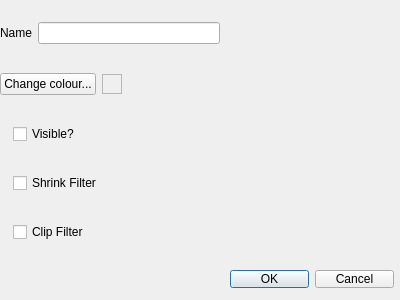
<?xml version="1.0" encoding="UTF-8"?>
<ui version="4.0">
 <class>OptionDialog</class>
 <widget class="QDialog" name="OptionDialog">
  <property name="geometry">
   <rect>
    <x>0</x>
    <y>0</y>
    <width>400</width>
    <height>300</height>
   </rect>
  </property>
  <property name="windowTitle">
   <string>Dialog</string>
  </property>
  <widget class="QWidget" name="widget" native="true">
   <property name="geometry">
    <rect>
     <x>0</x>
     <y>-1</y>
     <width>401</width>
     <height>271</height>
    </rect>
   </property>
   <layout class="QVBoxLayout" name="verticalLayout">
    <item>
     <layout class="QHBoxLayout" name="horizontalLayout_3">
      <item>
       <widget class="QLabel" name="label">
        <property name="text">
         <string>Name</string>
        </property>
       </widget>
      </item>
      <item>
       <widget class="QLineEdit" name="nameEdit">
        <property name="text">
         <string/>
        </property>
       </widget>
      </item>
      <item>
       <spacer name="horizontalSpacer_7">
        <property name="orientation">
         <enum>Qt::Orientation::Horizontal</enum>
        </property>
        <property name="sizeHint" stdset="0">
         <size>
          <width>40</width>
          <height>20</height>
         </size>
        </property>
       </spacer>
      </item>
     </layout>
    </item>
    <item>
     <layout class="QHBoxLayout" name="horizontalLayout_4">
      <item>
       <widget class="QPushButton" name="colourButton">
        <property name="text">
         <string>Change colour...</string>
        </property>
       </widget>
      </item>
      <item>
       <widget class="QFrame" name="colourSwatch">
        <property name="minimumSize">
         <size>
          <width>20</width>
          <height>20</height>
         </size>
        </property>
        <property name="maximumSize">
         <size>
          <width>20</width>
          <height>20</height>
         </size>
        </property>
        <property name="frameShape">
         <enum>QFrame::Shape::StyledPanel</enum>
        </property>
        <property name="frameShadow">
         <enum>QFrame::Shadow::Raised</enum>
        </property>
       </widget>
      </item>
      <item>
       <spacer name="horizontalSpacer_8">
        <property name="orientation">
         <enum>Qt::Orientation::Horizontal</enum>
        </property>
        <property name="sizeHint" stdset="0">
         <size>
          <width>40</width>
          <height>20</height>
         </size>
        </property>
       </spacer>
      </item>
     </layout>
    </item>
    <item>
     <layout class="QHBoxLayout" name="horizontalLayout_5">
      <item>
       <widget class="QLabel" name="label_2">
        <property name="text">
         <string/>
        </property>
       </widget>
      </item>
      <item>
       <widget class="QCheckBox" name="visibleCheck">
        <property name="text">
         <string>Visible?</string>
        </property>
       </widget>
      </item>
      <item>
       <spacer name="horizontalSpacer">
        <property name="orientation">
         <enum>Qt::Orientation::Horizontal</enum>
        </property>
        <property name="sizeHint" stdset="0">
         <size>
          <width>40</width>
          <height>20</height>
         </size>
        </property>
       </spacer>
      </item>
     </layout>
    </item>
    <item>
     <layout class="QHBoxLayout" name="horizontalLayout_6">
      <item>
       <widget class="QLabel" name="label_3">
        <property name="text">
         <string/>
        </property>
       </widget>
      </item>
      <item>
       <widget class="QCheckBox" name="shrinkCheck">
        <property name="text">
         <string>Shrink Filter</string>
        </property>
       </widget>
      </item>
      <item>
       <spacer name="horizontalSpacer_2">
        <property name="orientation">
         <enum>Qt::Orientation::Horizontal</enum>
        </property>
        <property name="sizeHint" stdset="0">
         <size>
          <width>40</width>
          <height>20</height>
         </size>
        </property>
       </spacer>
      </item>
     </layout>
    </item>
    <item>
     <layout class="QHBoxLayout" name="horizontalLayout_7">
      <item>
       <widget class="QLabel" name="label_4">
        <property name="text">
         <string/>
        </property>
       </widget>
      </item>
      <item>
       <widget class="QCheckBox" name="clipCheck">
        <property name="text">
         <string>Clip Filter</string>
        </property>
       </widget>
      </item>
      <item>
       <spacer name="horizontalSpacer_3">
        <property name="orientation">
         <enum>Qt::Orientation::Horizontal</enum>
        </property>
        <property name="sizeHint" stdset="0">
         <size>
          <width>40</width>
          <height>20</height>
         </size>
        </property>
       </spacer>
      </item>
     </layout>
    </item>
   </layout>
  </widget>
  <widget class="QDialogButtonBox" name="buttonBox">
   <property name="geometry">
    <rect>
     <x>230</x>
     <y>270</y>
     <width>164</width>
     <height>18</height>
    </rect>
   </property>
   <property name="orientation">
    <enum>Qt::Orientation::Horizontal</enum>
   </property>
   <property name="standardButtons">
    <set>QDialogButtonBox::StandardButton::Cancel|QDialogButtonBox::StandardButton::Ok</set>
   </property>
  </widget>
 </widget>
 <resources/>
 <connections>
  <connection>
   <sender>buttonBox</sender>
   <signal>accepted()</signal>
   <receiver>OptionDialog</receiver>
   <slot>accept()</slot>
   <hints>
    <hint type="sourcelabel">
     <x>248</x>
     <y>254</y>
    </hint>
    <hint type="destinationlabel">
     <x>157</x>
     <y>274</y>
    </hint>
   </hints>
  </connection>
  <connection>
   <sender>buttonBox</sender>
   <signal>rejected()</signal>
   <receiver>OptionDialog</receiver>
   <slot>reject()</slot>
   <hints>
    <hint type="sourcelabel">
     <x>316</x>
     <y>260</y>
    </hint>
    <hint type="destinationlabel">
     <x>286</x>
     <y>274</y>
    </hint>
   </hints>
  </connection>
 </connections>
</ui>
